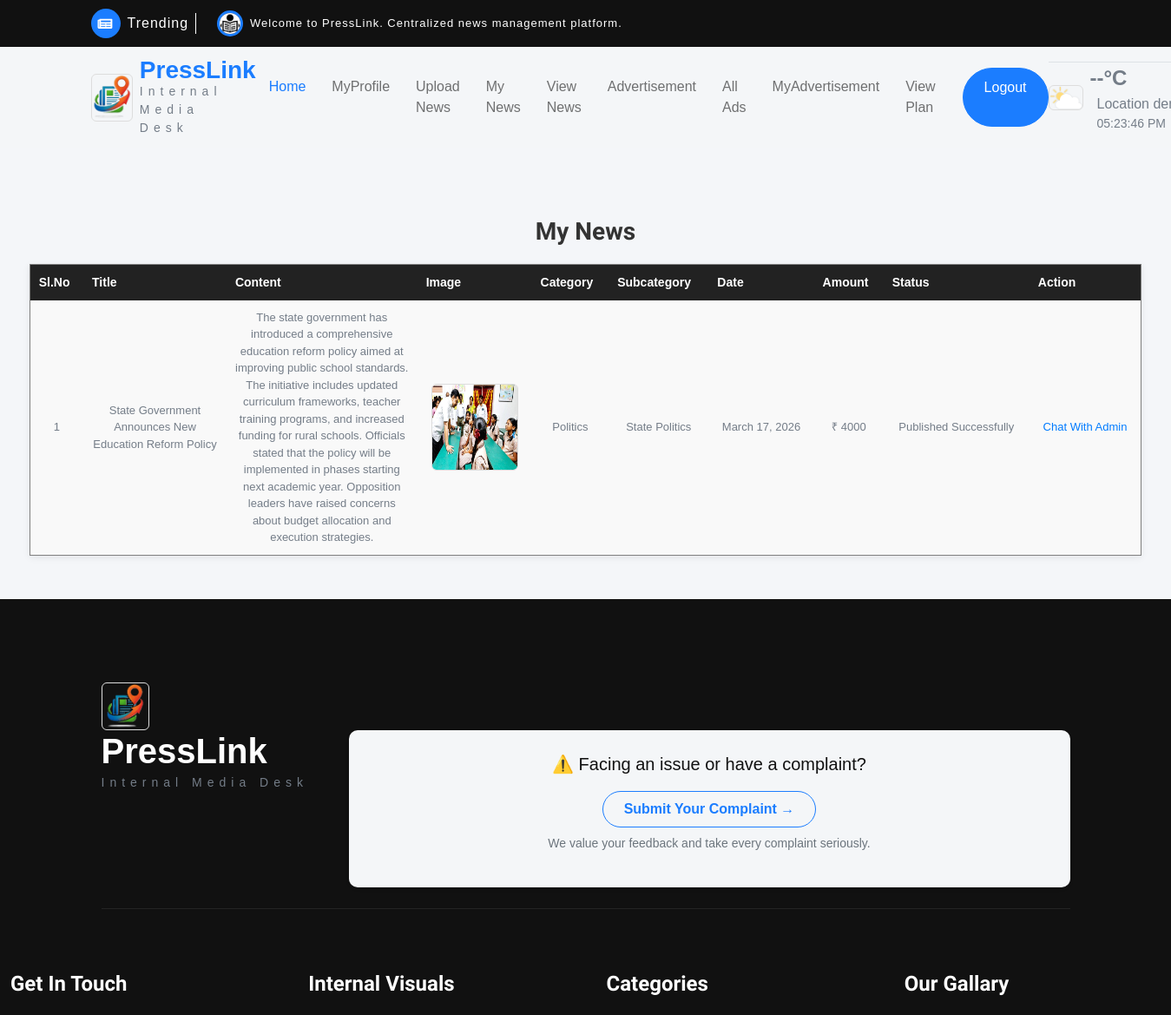
/User/MyNews/ (signed in, upper part), run on an earlier commit of the app's database.
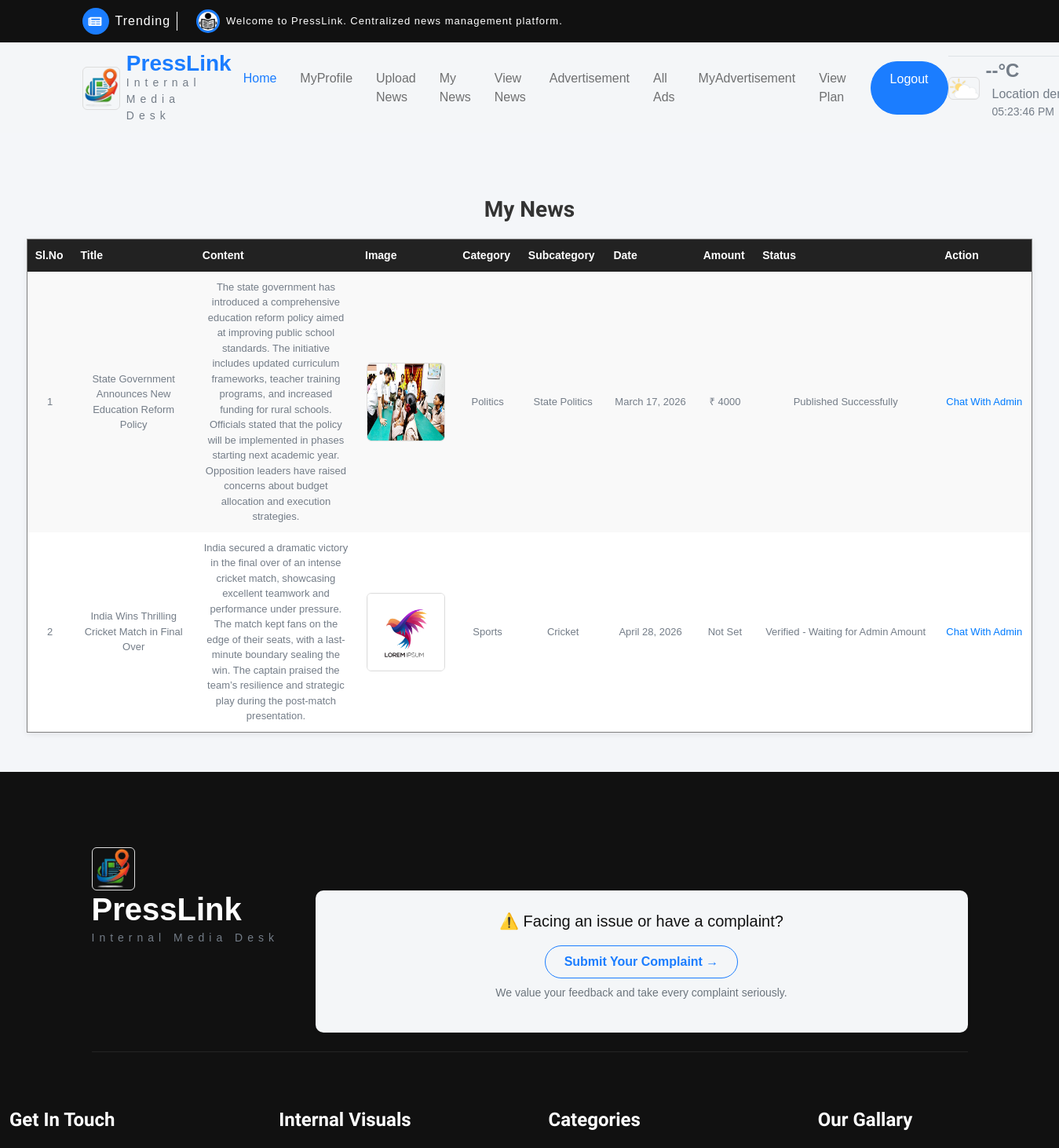
And on a later commit of the database.
### Reporter/models.py (models this page shows)
class tbl_news(models.Model):
    news_title=models.CharField(max_length=50)
    news_content=models.CharField(max_length=50)
    news_image=models.FileField(upload_to="Assets/news/")
    news_date=models.DateField(auto_now_add=True)
    news_status=models.IntegerField(default=0)
    subcategory=models.ForeignKey(tbl_subcategory,on_delete=models.CASCADE,null=True)
    user=models.ForeignKey(tbl_user,on_delete=models.CASCADE,null=True)
    reporter=models.ForeignKey(tbl_reporter,on_delete=models.CASCADE,null=True)
    verifier=models.ForeignKey(tbl_verifier,on_delete=models.CASCADE,null=True)
    editor=models.ForeignKey('Admin.tbl_editor', on_delete=models.SET_NULL, null=True, blank=True)
    breaking = models.IntegerField(default=0)
    news_amount = models.IntegerField(null=True, blank=True)

### Admin/models.py (models this page shows)
class tbl_subcategory(models.Model):
    subcategory_name=models.CharField(max_length=50)
    category=models.ForeignKey(tbl_category,on_delete=models.CASCADE)

class tbl_category(models.Model):
    category_name=models.CharField(max_length=50)

### User/views.py (the view)
# urls.py: path("MyNews/", views.MyNews, name="MyNews"),
def MyNews(request):
    if "uid" in request.session:
        newsdata = tbl_news.objects.filter(user_id=request.session["uid"])
        return render(request, 'User/MyNews.html', {'newsdata': newsdata})
    else:
        return redirect("Guest:Login")

### User/Templates/User/MyNews.html (shortened to what this page needs)
{% extends 'User/Header.html' %}
{% block content %}
<h3 align="center">My News</h3>
<table border="1" align="center">
    <tr>
        <th>Sl.No</th>
        <th>Title</th>
        <th>Content</th>
        <th>Image</th>
        <th>Category</th>
        <th>Subcategory</th>
        <th>Date</th>
        <th>Amount</th>
        <th>Status</th>
        <th>Action</th>
    </tr>
    {% for i in newsdata %}
    <tr>
        <td>{{ forloop.counter }}</td>
        <td>{{ i.news_title }}</td>
        <td>{{ i.news_content }}</td>
        <td>
            {% if i.news_image %}
            <img src="{{ i.news_image.url }}" width="100" height="100">
            {% else %}
            No Image
            {% endif %}
        </td>
        <td>{{ i.subcategory.category.category_name }}</td>
        <td>{{ i.subcategory.subcategory_name }}</td>
        <td>{{ i.news_date }}</td>
        <td>
            {% if i.news_amount %}
            ₹ {{ i.news_amount }}
            {% else %}
            Not Set
            {% endif %}
        </td>
        <td>
            {% if i.news_status == 0 %}
            Waiting for Verification
            {% elif i.news_status == 1 %}
            Verified - Waiting for Admin Amount
            {% elif i.news_status == 2 %}
            Rejected by Verifier
            {% elif i.news_status == 3 %}
            Amount Set - Please Accept or Reject
            {% elif i.news_status == 4 %}
            Amount Accepted - Waiting for Admin Payment
            {% elif i.news_status == 5 %}
            Amount Rejected
            {% elif i.news_status == 6 %}
            Admin Paid - Waiting for Editor
            {% elif i.news_status == 7 %}
            Editing by Editor
            {% elif i.news_status == 8 %}
            Edited - Please Confirm Edits
            {% elif i.news_status == 9 %}
            Edits Confirmed - Waiting for Publish
            {% elif i.news_status == 10 %}
            Published Successfully
            {% endif %}
        </td>
        <td>
            {% if i.news_status == 3 %}
            <a href="{% url 'User:AcceptAmount' i.id %}">Accept</a> |
            <a href="{% url 'User:RejectAmount' i.id %}">Reject</a>
            {% elif i.news_status == 7 or i.news_status == 8 %}
            <a href="{% url 'User:ViewUpdatesF' i.id %}">View Update Remarks</a>
            {% if i.news_status == 8 %}
            | <a href="{% url 'User:ConfirmEdits' i.id %}">Confirm Edits</a>
            | <a href="{% url 'User:EditNews' i.id %}">Edit News Again</a>
            {% endif %}
            {% elif i.news_status == 9 %}
            Waiting for Admin Publish
            {% else %}
            <a href="{% url 'User:chatpage_usertoadmin' %}">Chat With Admin</a>
            {% endif %}
        </td>
    </tr>
    {% empty %}
    <tr>
        <td colspan="10" align="center">No News Found</td>
    </tr>
    {% endfor %}
</table>
{% endblock %}

What changed in the data, as far as the page shows it:
added tbl_news: news_title "India Wins Thrilling Cricket Match in Final Over", news_content "India secured a dramatic victory in the final over of an intense cricket match, showcasing excellent teamwork and performance under pressure. The match kept fans on the edge of their seats, with a last-minute boundary sealing the win. The captain praised the team’s resilience and strategic play during the post-match presentation.", news_image (picture), subcategory.category.category_name "Sports", subcategory.subcategory_name "Cricket", news_date "April 28, 2026", shows "Not Set", news_status "Verified - Waiting for Admin Amount"
